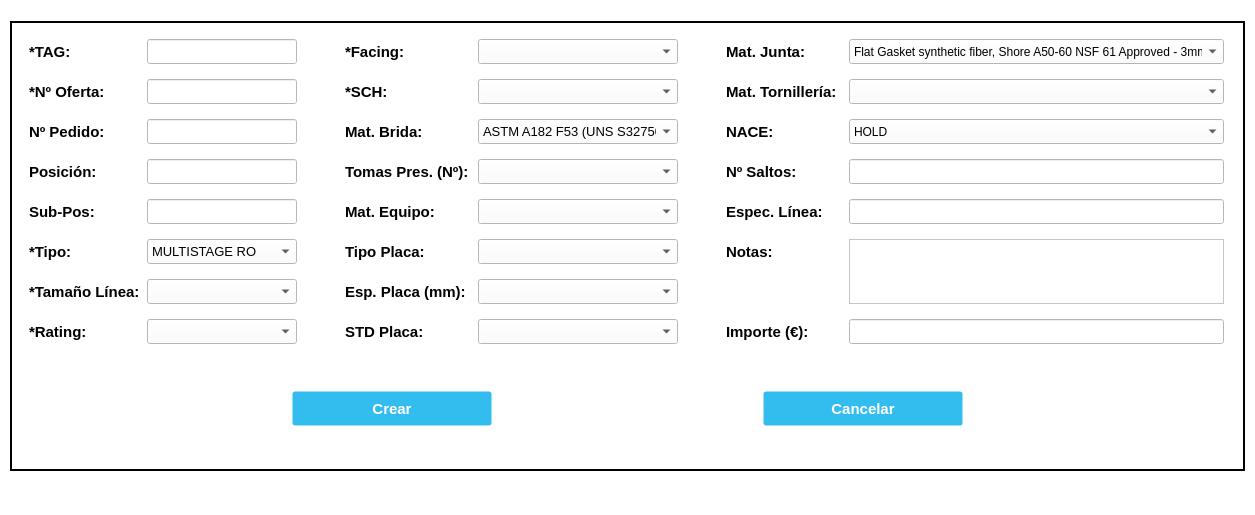
<?xml version="1.0" encoding="UTF-8"?>
<ui version="4.0">
 <class>CreateTAGFlow_Window</class>
 <widget class="QMainWindow" name="CreateTAGFlow_Window">
  <property name="geometry">
   <rect>
    <x>0</x>
    <y>0</y>
    <width>1255</width>
    <height>515</height>
   </rect>
  </property>
  <property name="minimumSize">
   <size>
    <width>1255</width>
    <height>515</height>
   </size>
  </property>
  <property name="maximumSize">
   <size>
    <width>1255</width>
    <height>515</height>
   </size>
  </property>
  <property name="windowTitle">
   <string>Crear TAG Caudal</string>
  </property>
  <property name="windowIcon">
   <iconset>
    <normaloff>//nas01/DATOS/Comunes/EIPSA-ERP/Iconos/icon.ico</normaloff>//nas01/DATOS/Comunes/EIPSA-ERP/Iconos/icon.ico</iconset>
  </property>
  <property name="styleSheet">
   <string notr="true">QWidget {
background-color: rgb(255, 255, 255);
}

.QFrame {
	border: 2px solid black;
}

QPushButton {
background-color: #33bdef;
  border: 1px solid transparent;
  border-radius: 3px;
  box-shadow: rgba(255, 255, 255, .4) 0 1px 0 0 inset;
  box-sizing: border-box;
  color: #fff;
  cursor: pointer;
  display: inline-block;
  font-family: -apple-system,system-ui,&quot;Segoe UI&quot;,&quot;Liberation Sans&quot;,sans-serif;
  font-size: 15px;
  font-weight: 800;
  line-height: 1.15385;
  margin: 0;
  outline: none;
  padding: 8px .8em;
  text-align: center;
  text-decoration: none;
  text-shadow: 0px 1px 0px #263666;
  user-select: none;
  -webkit-user-select: none;
  touch-action: manipulation;
  vertical-align: baseline;
  white-space: nowrap;
}

QPushButton:hover {
	background-color: #019ad2;
	border-color: rgb(0, 0, 0);
}

QPushButton:pressed {
	background-color: rgb(1, 140, 190);
	border-color: rgb(255, 255, 255);
}</string>
  </property>
  <widget class="QWidget" name="centralwidget">
   <layout class="QGridLayout" name="gridLayout">
    <item row="0" column="0">
     <widget class="QFrame" name="frame">
      <property name="minimumSize">
       <size>
        <width>1235</width>
        <height>450</height>
       </size>
      </property>
      <property name="maximumSize">
       <size>
        <width>1235</width>
        <height>450</height>
       </size>
      </property>
      <property name="frameShape">
       <enum>QFrame::StyledPanel</enum>
      </property>
      <property name="frameShadow">
       <enum>QFrame::Raised</enum>
      </property>
      <layout class="QVBoxLayout" name="verticalLayout_5">
       <property name="spacing">
        <number>0</number>
       </property>
       <item>
        <layout class="QHBoxLayout" name="hLayout1">
         <item>
          <layout class="QVBoxLayout" name="vLayout1">
           <property name="spacing">
            <number>15</number>
           </property>
           <item>
            <widget class="QLabel" name="label_TAG">
             <property name="minimumSize">
              <size>
               <width>110</width>
               <height>25</height>
              </size>
             </property>
             <property name="maximumSize">
              <size>
               <width>110</width>
               <height>25</height>
              </size>
             </property>
             <property name="font">
              <font>
               <pointsize>11</pointsize>
               <bold>true</bold>
              </font>
             </property>
             <property name="text">
              <string>*TAG:</string>
             </property>
            </widget>
           </item>
           <item>
            <widget class="QLabel" name="label_NumOffer">
             <property name="minimumSize">
              <size>
               <width>110</width>
               <height>25</height>
              </size>
             </property>
             <property name="maximumSize">
              <size>
               <width>110</width>
               <height>25</height>
              </size>
             </property>
             <property name="font">
              <font>
               <pointsize>11</pointsize>
               <bold>true</bold>
              </font>
             </property>
             <property name="text">
              <string>*Nº Oferta:</string>
             </property>
            </widget>
           </item>
           <item>
            <widget class="QLabel" name="label_NumOrder">
             <property name="minimumSize">
              <size>
               <width>110</width>
               <height>25</height>
              </size>
             </property>
             <property name="maximumSize">
              <size>
               <width>110</width>
               <height>25</height>
              </size>
             </property>
             <property name="font">
              <font>
               <pointsize>11</pointsize>
               <bold>true</bold>
              </font>
             </property>
             <property name="text">
              <string>Nº Pedido:</string>
             </property>
            </widget>
           </item>
           <item>
            <widget class="QLabel" name="label_Pos">
             <property name="minimumSize">
              <size>
               <width>110</width>
               <height>25</height>
              </size>
             </property>
             <property name="maximumSize">
              <size>
               <width>110</width>
               <height>25</height>
              </size>
             </property>
             <property name="font">
              <font>
               <pointsize>11</pointsize>
               <bold>true</bold>
              </font>
             </property>
             <property name="text">
              <string>Posición:</string>
             </property>
            </widget>
           </item>
           <item>
            <widget class="QLabel" name="label_SubPos">
             <property name="minimumSize">
              <size>
               <width>110</width>
               <height>25</height>
              </size>
             </property>
             <property name="maximumSize">
              <size>
               <width>110</width>
               <height>25</height>
              </size>
             </property>
             <property name="font">
              <font>
               <pointsize>11</pointsize>
               <bold>true</bold>
              </font>
             </property>
             <property name="text">
              <string>Sub-Pos:</string>
             </property>
            </widget>
           </item>
           <item>
            <widget class="QLabel" name="label_Type">
             <property name="minimumSize">
              <size>
               <width>110</width>
               <height>25</height>
              </size>
             </property>
             <property name="maximumSize">
              <size>
               <width>110</width>
               <height>25</height>
              </size>
             </property>
             <property name="font">
              <font>
               <pointsize>11</pointsize>
               <bold>true</bold>
              </font>
             </property>
             <property name="text">
              <string>*Tipo:</string>
             </property>
            </widget>
           </item>
           <item>
            <widget class="QLabel" name="label_Linesize">
             <property name="minimumSize">
              <size>
               <width>110</width>
               <height>25</height>
              </size>
             </property>
             <property name="maximumSize">
              <size>
               <width>110</width>
               <height>25</height>
              </size>
             </property>
             <property name="font">
              <font>
               <pointsize>11</pointsize>
               <bold>true</bold>
              </font>
             </property>
             <property name="text">
              <string>*Tamaño Línea:</string>
             </property>
            </widget>
           </item>
           <item>
            <widget class="QLabel" name="label_Rating">
             <property name="minimumSize">
              <size>
               <width>110</width>
               <height>25</height>
              </size>
             </property>
             <property name="maximumSize">
              <size>
               <width>110</width>
               <height>25</height>
              </size>
             </property>
             <property name="font">
              <font>
               <pointsize>11</pointsize>
               <bold>true</bold>
              </font>
             </property>
             <property name="text">
              <string>*Rating:</string>
             </property>
            </widget>
           </item>
          </layout>
         </item>
         <item>
          <layout class="QVBoxLayout" name="vLayout2">
           <property name="spacing">
            <number>15</number>
           </property>
           <item>
            <widget class="QLineEdit" name="TAG_CreatetagQ">
             <property name="minimumSize">
              <size>
               <width>150</width>
               <height>25</height>
              </size>
             </property>
             <property name="maximumSize">
              <size>
               <width>150</width>
               <height>25</height>
              </size>
             </property>
             <property name="font">
              <font>
               <pointsize>10</pointsize>
              </font>
             </property>
            </widget>
           </item>
           <item>
            <widget class="QLineEdit" name="NumOffer_CreatetagQ">
             <property name="minimumSize">
              <size>
               <width>150</width>
               <height>25</height>
              </size>
             </property>
             <property name="maximumSize">
              <size>
               <width>150</width>
               <height>25</height>
              </size>
             </property>
             <property name="font">
              <font>
               <pointsize>10</pointsize>
              </font>
             </property>
            </widget>
           </item>
           <item>
            <widget class="QLineEdit" name="NumOrder_CreatetagQ">
             <property name="minimumSize">
              <size>
               <width>150</width>
               <height>25</height>
              </size>
             </property>
             <property name="maximumSize">
              <size>
               <width>150</width>
               <height>25</height>
              </size>
             </property>
            </widget>
           </item>
           <item>
            <widget class="QLineEdit" name="Pos_CreatetagQ">
             <property name="minimumSize">
              <size>
               <width>150</width>
               <height>25</height>
              </size>
             </property>
             <property name="maximumSize">
              <size>
               <width>150</width>
               <height>25</height>
              </size>
             </property>
             <property name="font">
              <font>
               <pointsize>10</pointsize>
              </font>
             </property>
            </widget>
           </item>
           <item>
            <widget class="QLineEdit" name="Subpos_CreatetagQ">
             <property name="minimumSize">
              <size>
               <width>150</width>
               <height>25</height>
              </size>
             </property>
             <property name="maximumSize">
              <size>
               <width>150</width>
               <height>25</height>
              </size>
             </property>
             <property name="font">
              <font>
               <pointsize>10</pointsize>
              </font>
             </property>
            </widget>
           </item>
           <item>
            <widget class="QComboBox" name="Type_CreatetagQ">
             <property name="minimumSize">
              <size>
               <width>150</width>
               <height>25</height>
              </size>
             </property>
             <property name="maximumSize">
              <size>
               <width>150</width>
               <height>25</height>
              </size>
             </property>
             <property name="font">
              <font>
               <pointsize>10</pointsize>
              </font>
             </property>
             <item>
              <property name="text">
               <string>MULTISTAGE RO</string>
              </property>
             </item>
            </widget>
           </item>
           <item>
            <widget class="QComboBox" name="Linesize_CreatetagQ">
             <property name="minimumSize">
              <size>
               <width>150</width>
               <height>25</height>
              </size>
             </property>
             <property name="maximumSize">
              <size>
               <width>150</width>
               <height>25</height>
              </size>
             </property>
             <property name="font">
              <font>
               <pointsize>10</pointsize>
              </font>
             </property>
            </widget>
           </item>
           <item>
            <widget class="QComboBox" name="Rating_CreatetagQ">
             <property name="minimumSize">
              <size>
               <width>150</width>
               <height>25</height>
              </size>
             </property>
             <property name="maximumSize">
              <size>
               <width>150</width>
               <height>25</height>
              </size>
             </property>
             <property name="font">
              <font>
               <pointsize>10</pointsize>
              </font>
             </property>
            </widget>
           </item>
          </layout>
         </item>
         <item>
          <spacer name="hSpacer">
           <property name="orientation">
            <enum>Qt::Horizontal</enum>
           </property>
           <property name="sizeType">
            <enum>QSizePolicy::Fixed</enum>
           </property>
           <property name="sizeHint" stdset="0">
            <size>
             <width>40</width>
             <height>20</height>
            </size>
           </property>
          </spacer>
         </item>
         <item>
          <layout class="QVBoxLayout" name="vLayout3">
           <property name="spacing">
            <number>15</number>
           </property>
           <item>
            <widget class="QLabel" name="label_Facing">
             <property name="minimumSize">
              <size>
               <width>125</width>
               <height>25</height>
              </size>
             </property>
             <property name="maximumSize">
              <size>
               <width>125</width>
               <height>25</height>
              </size>
             </property>
             <property name="font">
              <font>
               <pointsize>11</pointsize>
               <bold>true</bold>
              </font>
             </property>
             <property name="text">
              <string>*Facing:</string>
             </property>
            </widget>
           </item>
           <item>
            <widget class="QLabel" name="label_Sch">
             <property name="minimumSize">
              <size>
               <width>125</width>
               <height>25</height>
              </size>
             </property>
             <property name="maximumSize">
              <size>
               <width>125</width>
               <height>25</height>
              </size>
             </property>
             <property name="font">
              <font>
               <pointsize>11</pointsize>
               <bold>true</bold>
              </font>
             </property>
             <property name="text">
              <string>*SCH:</string>
             </property>
            </widget>
           </item>
           <item>
            <widget class="QLabel" name="label_Flangemat">
             <property name="minimumSize">
              <size>
               <width>125</width>
               <height>25</height>
              </size>
             </property>
             <property name="maximumSize">
              <size>
               <width>125</width>
               <height>25</height>
              </size>
             </property>
             <property name="font">
              <font>
               <pointsize>11</pointsize>
               <bold>true</bold>
              </font>
             </property>
             <property name="text">
              <string>Mat. Brida:</string>
             </property>
            </widget>
           </item>
           <item>
            <widget class="QLabel" name="label_Tapping">
             <property name="minimumSize">
              <size>
               <width>125</width>
               <height>25</height>
              </size>
             </property>
             <property name="maximumSize">
              <size>
               <width>125</width>
               <height>25</height>
              </size>
             </property>
             <property name="font">
              <font>
               <pointsize>11</pointsize>
               <bold>true</bold>
              </font>
             </property>
             <property name="text">
              <string>Tomas Pres. (Nº):</string>
             </property>
            </widget>
           </item>
           <item>
            <widget class="QLabel" name="label_Platemat">
             <property name="minimumSize">
              <size>
               <width>125</width>
               <height>25</height>
              </size>
             </property>
             <property name="maximumSize">
              <size>
               <width>125</width>
               <height>25</height>
              </size>
             </property>
             <property name="font">
              <font>
               <pointsize>11</pointsize>
               <bold>true</bold>
              </font>
             </property>
             <property name="text">
              <string>Mat. Equipo:</string>
             </property>
            </widget>
           </item>
           <item>
            <widget class="QLabel" name="label_Platetype">
             <property name="minimumSize">
              <size>
               <width>125</width>
               <height>25</height>
              </size>
             </property>
             <property name="maximumSize">
              <size>
               <width>125</width>
               <height>25</height>
              </size>
             </property>
             <property name="font">
              <font>
               <pointsize>11</pointsize>
               <bold>true</bold>
              </font>
             </property>
             <property name="text">
              <string>Tipo Placa:</string>
             </property>
            </widget>
           </item>
           <item>
            <widget class="QLabel" name="label_Platethk">
             <property name="minimumSize">
              <size>
               <width>125</width>
               <height>25</height>
              </size>
             </property>
             <property name="maximumSize">
              <size>
               <width>125</width>
               <height>25</height>
              </size>
             </property>
             <property name="font">
              <font>
               <pointsize>11</pointsize>
               <bold>true</bold>
              </font>
             </property>
             <property name="text">
              <string>Esp. Placa (mm):</string>
             </property>
            </widget>
           </item>
           <item>
            <widget class="QLabel" name="label_Platestd">
             <property name="minimumSize">
              <size>
               <width>125</width>
               <height>25</height>
              </size>
             </property>
             <property name="maximumSize">
              <size>
               <width>125</width>
               <height>25</height>
              </size>
             </property>
             <property name="font">
              <font>
               <pointsize>11</pointsize>
               <bold>true</bold>
              </font>
             </property>
             <property name="text">
              <string>STD Placa:</string>
             </property>
            </widget>
           </item>
          </layout>
         </item>
         <item>
          <layout class="QVBoxLayout" name="vLayout4" stretch="0,0,0,0,0,0,0,0">
           <property name="spacing">
            <number>15</number>
           </property>
           <item>
            <widget class="QComboBox" name="Facing_CreatetagQ">
             <property name="minimumSize">
              <size>
               <width>200</width>
               <height>25</height>
              </size>
             </property>
             <property name="maximumSize">
              <size>
               <width>200</width>
               <height>25</height>
              </size>
             </property>
             <property name="font">
              <font>
               <pointsize>10</pointsize>
              </font>
             </property>
            </widget>
           </item>
           <item>
            <widget class="QComboBox" name="Sch_CreatetagQ">
             <property name="minimumSize">
              <size>
               <width>200</width>
               <height>25</height>
              </size>
             </property>
             <property name="maximumSize">
              <size>
               <width>200</width>
               <height>25</height>
              </size>
             </property>
             <property name="font">
              <font>
               <pointsize>10</pointsize>
              </font>
             </property>
            </widget>
           </item>
           <item>
            <widget class="QComboBox" name="Flangemat_CreatetagQ">
             <property name="minimumSize">
              <size>
               <width>200</width>
               <height>25</height>
              </size>
             </property>
             <property name="maximumSize">
              <size>
               <width>200</width>
               <height>25</height>
              </size>
             </property>
             <property name="font">
              <font>
               <pointsize>10</pointsize>
              </font>
             </property>
             <item>
              <property name="text">
               <string>ASTM A182 F53 (UNS S32750)</string>
              </property>
             </item>
            </widget>
           </item>
           <item>
            <widget class="QComboBox" name="Tapping_CreatetagQ">
             <property name="minimumSize">
              <size>
               <width>200</width>
               <height>25</height>
              </size>
             </property>
             <property name="maximumSize">
              <size>
               <width>200</width>
               <height>25</height>
              </size>
             </property>
            </widget>
           </item>
           <item>
            <widget class="QComboBox" name="PlateMat_CreatetagQ">
             <property name="minimumSize">
              <size>
               <width>200</width>
               <height>25</height>
              </size>
             </property>
             <property name="maximumSize">
              <size>
               <width>200</width>
               <height>25</height>
              </size>
             </property>
            </widget>
           </item>
           <item>
            <widget class="QComboBox" name="PlateType_CreatetagQ">
             <property name="minimumSize">
              <size>
               <width>200</width>
               <height>25</height>
              </size>
             </property>
             <property name="maximumSize">
              <size>
               <width>200</width>
               <height>25</height>
              </size>
             </property>
            </widget>
           </item>
           <item>
            <widget class="QComboBox" name="PlateThk_CreatetagQ">
             <property name="minimumSize">
              <size>
               <width>200</width>
               <height>25</height>
              </size>
             </property>
             <property name="maximumSize">
              <size>
               <width>200</width>
               <height>25</height>
              </size>
             </property>
            </widget>
           </item>
           <item>
            <widget class="QComboBox" name="PlateStd_CreatetagQ">
             <property name="minimumSize">
              <size>
               <width>200</width>
               <height>25</height>
              </size>
             </property>
             <property name="maximumSize">
              <size>
               <width>200</width>
               <height>25</height>
              </size>
             </property>
            </widget>
           </item>
          </layout>
         </item>
         <item>
          <spacer name="hSpacer2">
           <property name="orientation">
            <enum>Qt::Horizontal</enum>
           </property>
           <property name="sizeType">
            <enum>QSizePolicy::Fixed</enum>
           </property>
           <property name="sizeHint" stdset="0">
            <size>
             <width>40</width>
             <height>20</height>
            </size>
           </property>
          </spacer>
         </item>
         <item>
          <layout class="QVBoxLayout" name="vLayout5">
           <property name="spacing">
            <number>15</number>
           </property>
           <property name="rightMargin">
            <number>0</number>
           </property>
           <item>
            <widget class="QLabel" name="label_Gasketmat">
             <property name="minimumSize">
              <size>
               <width>115</width>
               <height>25</height>
              </size>
             </property>
             <property name="maximumSize">
              <size>
               <width>115</width>
               <height>25</height>
              </size>
             </property>
             <property name="font">
              <font>
               <pointsize>11</pointsize>
               <bold>true</bold>
              </font>
             </property>
             <property name="text">
              <string>Mat. Junta:</string>
             </property>
            </widget>
           </item>
           <item>
            <widget class="QLabel" name="label_Bnmat">
             <property name="minimumSize">
              <size>
               <width>115</width>
               <height>25</height>
              </size>
             </property>
             <property name="maximumSize">
              <size>
               <width>115</width>
               <height>25</height>
              </size>
             </property>
             <property name="font">
              <font>
               <pointsize>11</pointsize>
               <bold>true</bold>
              </font>
             </property>
             <property name="text">
              <string>Mat. Tornillería:</string>
             </property>
            </widget>
           </item>
           <item>
            <widget class="QLabel" name="label_Nace">
             <property name="minimumSize">
              <size>
               <width>115</width>
               <height>25</height>
              </size>
             </property>
             <property name="maximumSize">
              <size>
               <width>115</width>
               <height>25</height>
              </size>
             </property>
             <property name="font">
              <font>
               <pointsize>11</pointsize>
               <bold>true</bold>
              </font>
             </property>
             <property name="text">
              <string>NACE:</string>
             </property>
            </widget>
           </item>
           <item>
            <widget class="QLabel" name="label_Stagesnum">
             <property name="minimumSize">
              <size>
               <width>115</width>
               <height>25</height>
              </size>
             </property>
             <property name="maximumSize">
              <size>
               <width>115</width>
               <height>25</height>
              </size>
             </property>
             <property name="font">
              <font>
               <pointsize>11</pointsize>
               <bold>true</bold>
              </font>
             </property>
             <property name="text">
              <string>Nº Saltos:</string>
             </property>
            </widget>
           </item>
           <item>
            <widget class="QLabel" name="label_Pipespec">
             <property name="minimumSize">
              <size>
               <width>115</width>
               <height>25</height>
              </size>
             </property>
             <property name="maximumSize">
              <size>
               <width>115</width>
               <height>25</height>
              </size>
             </property>
             <property name="font">
              <font>
               <pointsize>11</pointsize>
               <bold>true</bold>
              </font>
             </property>
             <property name="text">
              <string>Espec. Línea:</string>
             </property>
            </widget>
           </item>
           <item>
            <widget class="QLabel" name="label_Notes">
             <property name="minimumSize">
              <size>
               <width>115</width>
               <height>25</height>
              </size>
             </property>
             <property name="maximumSize">
              <size>
               <width>115</width>
               <height>25</height>
              </size>
             </property>
             <property name="font">
              <font>
               <pointsize>11</pointsize>
               <bold>true</bold>
              </font>
             </property>
             <property name="text">
              <string>Notas:</string>
             </property>
            </widget>
           </item>
           <item>
            <widget class="QLabel" name="label">
             <property name="text">
              <string/>
             </property>
            </widget>
           </item>
           <item>
            <widget class="QLabel" name="label_Amount">
             <property name="minimumSize">
              <size>
               <width>115</width>
               <height>25</height>
              </size>
             </property>
             <property name="maximumSize">
              <size>
               <width>115</width>
               <height>25</height>
              </size>
             </property>
             <property name="font">
              <font>
               <pointsize>11</pointsize>
               <bold>true</bold>
              </font>
             </property>
             <property name="text">
              <string>Importe (€):</string>
             </property>
            </widget>
           </item>
          </layout>
         </item>
         <item>
          <layout class="QVBoxLayout" name="vLayout6">
           <property name="spacing">
            <number>15</number>
           </property>
           <property name="rightMargin">
            <number>0</number>
           </property>
           <item>
            <widget class="QComboBox" name="GasketMat_CreatetagQ">
             <property name="minimumSize">
              <size>
               <width>375</width>
               <height>25</height>
              </size>
             </property>
             <property name="maximumSize">
              <size>
               <width>375</width>
               <height>25</height>
              </size>
             </property>
             <item>
              <property name="text">
               <string>Flat Gasket synthetic fiber, Shore A50-60 NSF 61 Approved - 3mm</string>
              </property>
             </item>
            </widget>
           </item>
           <item>
            <widget class="QComboBox" name="BnMat_CreatetagQ">
             <property name="minimumSize">
              <size>
               <width>375</width>
               <height>25</height>
              </size>
             </property>
             <property name="maximumSize">
              <size>
               <width>375</width>
               <height>25</height>
              </size>
             </property>
            </widget>
           </item>
           <item>
            <widget class="QComboBox" name="Nace_CreatetagQ">
             <property name="minimumSize">
              <size>
               <width>375</width>
               <height>25</height>
              </size>
             </property>
             <property name="maximumSize">
              <size>
               <width>375</width>
               <height>25</height>
              </size>
             </property>
             <item>
              <property name="text">
               <string>HOLD</string>
              </property>
             </item>
             <item>
              <property name="text">
               <string>NO</string>
              </property>
             </item>
             <item>
              <property name="text">
               <string>YES</string>
              </property>
             </item>
            </widget>
           </item>
           <item>
            <widget class="QLineEdit" name="StagesNum_CreatetagQ">
             <property name="minimumSize">
              <size>
               <width>375</width>
               <height>25</height>
              </size>
             </property>
             <property name="maximumSize">
              <size>
               <width>375</width>
               <height>25</height>
              </size>
             </property>
             <property name="font">
              <font>
               <pointsize>10</pointsize>
              </font>
             </property>
            </widget>
           </item>
           <item>
            <widget class="QLineEdit" name="PipeSpec_CreatetagQ">
             <property name="minimumSize">
              <size>
               <width>375</width>
               <height>25</height>
              </size>
             </property>
             <property name="maximumSize">
              <size>
               <width>375</width>
               <height>25</height>
              </size>
             </property>
             <property name="font">
              <font>
               <pointsize>10</pointsize>
              </font>
             </property>
            </widget>
           </item>
           <item>
            <widget class="QTextEdit" name="Notes_CreatetagQ">
             <property name="minimumSize">
              <size>
               <width>375</width>
               <height>65</height>
              </size>
             </property>
             <property name="maximumSize">
              <size>
               <width>375</width>
               <height>65</height>
              </size>
             </property>
            </widget>
           </item>
           <item>
            <widget class="QLineEdit" name="Amount_CreatetagQ">
             <property name="minimumSize">
              <size>
               <width>375</width>
               <height>25</height>
              </size>
             </property>
             <property name="maximumSize">
              <size>
               <width>375</width>
               <height>25</height>
              </size>
             </property>
             <property name="font">
              <font>
               <pointsize>10</pointsize>
              </font>
             </property>
            </widget>
           </item>
          </layout>
         </item>
        </layout>
       </item>
       <item>
        <spacer name="verticalSpacer">
         <property name="orientation">
          <enum>Qt::Vertical</enum>
         </property>
         <property name="sizeType">
          <enum>QSizePolicy::Fixed</enum>
         </property>
         <property name="sizeHint" stdset="0">
          <size>
           <width>20</width>
           <height>40</height>
          </size>
         </property>
        </spacer>
       </item>
       <item>
        <layout class="QHBoxLayout" name="hLayout2">
         <item>
          <widget class="QPushButton" name="Button_Create">
           <property name="minimumSize">
            <size>
             <width>200</width>
             <height>35</height>
            </size>
           </property>
           <property name="maximumSize">
            <size>
             <width>200</width>
             <height>35</height>
            </size>
           </property>
           <property name="text">
            <string>Crear</string>
           </property>
          </widget>
         </item>
         <item>
          <widget class="QPushButton" name="Button_Cancel">
           <property name="sizePolicy">
            <sizepolicy hsizetype="Minimum" vsizetype="Fixed">
             <horstretch>0</horstretch>
             <verstretch>0</verstretch>
            </sizepolicy>
           </property>
           <property name="minimumSize">
            <size>
             <width>200</width>
             <height>35</height>
            </size>
           </property>
           <property name="maximumSize">
            <size>
             <width>200</width>
             <height>35</height>
            </size>
           </property>
           <property name="text">
            <string>Cancelar</string>
           </property>
          </widget>
         </item>
        </layout>
       </item>
       <item>
        <widget class="QLabel" name="label_error">
         <property name="minimumSize">
          <size>
           <width>1213</width>
           <height>20</height>
          </size>
         </property>
         <property name="maximumSize">
          <size>
           <width>1213</width>
           <height>20</height>
          </size>
         </property>
         <property name="font">
          <font>
           <pointsize>12</pointsize>
           <bold>true</bold>
          </font>
         </property>
         <property name="styleSheet">
          <string notr="true">color: rgb(255, 0, 0);</string>
         </property>
         <property name="text">
          <string/>
         </property>
         <property name="alignment">
          <set>Qt::AlignCenter</set>
         </property>
        </widget>
       </item>
      </layout>
     </widget>
    </item>
   </layout>
  </widget>
  <widget class="QMenuBar" name="menubar">
   <property name="geometry">
    <rect>
     <x>0</x>
     <y>0</y>
     <width>1255</width>
     <height>22</height>
    </rect>
   </property>
  </widget>
  <widget class="QStatusBar" name="statusbar"/>
 </widget>
 <tabstops>
  <tabstop>TAG_CreatetagQ</tabstop>
  <tabstop>NumOffer_CreatetagQ</tabstop>
  <tabstop>Pos_CreatetagQ</tabstop>
  <tabstop>Subpos_CreatetagQ</tabstop>
  <tabstop>Type_CreatetagQ</tabstop>
  <tabstop>Linesize_CreatetagQ</tabstop>
  <tabstop>Rating_CreatetagQ</tabstop>
  <tabstop>PlateMat_CreatetagQ</tabstop>
  <tabstop>PlateType_CreatetagQ</tabstop>
  <tabstop>PlateThk_CreatetagQ</tabstop>
  <tabstop>Button_Create</tabstop>
  <tabstop>Button_Cancel</tabstop>
 </tabstops>
 <resources/>
 <connections>
  <connection>
   <sender>Button_Cancel</sender>
   <signal>clicked()</signal>
   <receiver>CreateTAGFlow_Window</receiver>
   <slot>close()</slot>
   <hints>
    <hint type="sourcelabel">
     <x>483</x>
     <y>489</y>
    </hint>
    <hint type="destinationlabel">
     <x>520</x>
     <y>534</y>
    </hint>
   </hints>
  </connection>
 </connections>
</ui>
